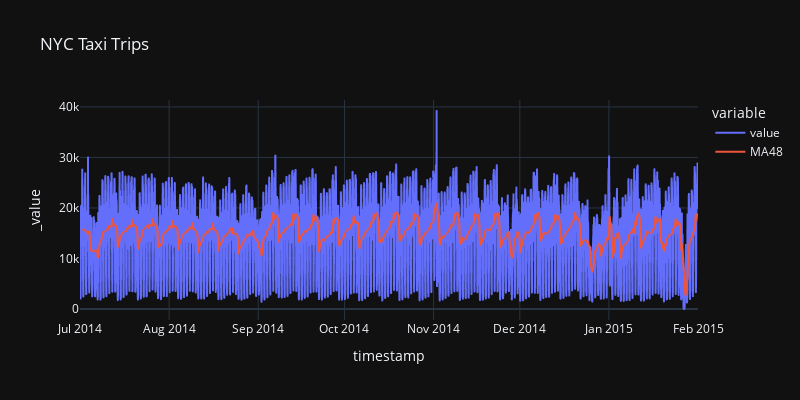

Notebook source saved alongside this figure:
### Code cell
fig = px.line(data, x="timestamp", y=['value', 'MA48'],
              title='NYC Taxi Trips', template = 'plotly_dark', width=800, height=400)
fig.show()

### Figure 1 — Plotly figure (JSON) as saved in the notebook; plotly's stock layout.template omitted (floating-point values rounded to 4 significant figures; data arrays with more than 128 entries replaced by an {"elided": "..."} marker saying what was removed)
{"data": [{"hovertemplate": "variable=value<br>timestamp=%{x}<br>_value=%{y}<extra></extra>", "legendgroup": "value", "line": {"color": "#636efa", "dash": "solid"}, "mode": "lines", "name": "value", "showlegend": true, "type": "scattergl", "x": {"elided": "10320 str values"}, "xaxis": "x", "y": {"elided": "10320 int values"}, "yaxis": "y"}, {"hovertemplate": "variable=MA48<br>timestamp=%{x}<br>_value=%{y}<extra></extra>", "legendgroup": "MA48", "line": {"color": "#EF553B", "dash": "solid"}, "mode": "lines", "name": "MA48", "showlegend": true, "type": "scattergl", "x": {"elided": "10320 str values"}, "xaxis": "x", "y": {"elided": "10320 float values"}, "yaxis": "y"}], "layout": {"height": 400, "legend": {"title": {"text": "variable"}, "tracegroupgap": 0}, "title": {"text": "NYC Taxi Trips"}, "width": 800, "xaxis": {"anchor": "y", "autorange": true, "domain": [0, 1], "range": ["2014-07-01", "2015-01-31 23:30"], "title": {"text": "timestamp"}, "type": "date"}, "yaxis": {"anchor": "x", "autorange": true, "domain": [0, 1], "range": [-2169.0, 41370.0], "title": {"text": "_value"}, "type": "linear"}}}
